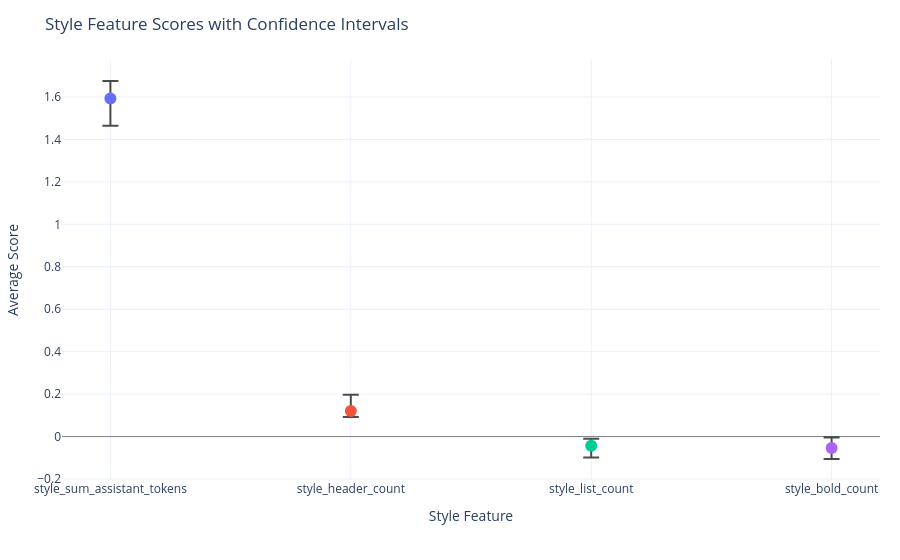

Notebook code cell kept with this figure:
### Markdown cell above
### Look at the impact of style

Now let's visualize the style feature scores with confidence intervals using our premade `plot_style_features` in `plotting_utils.py`.

### Code cell
# plot style feature coefficients
fig = plot_style_features(results_df_style_control, selected_models)
fig.show()

### Figure 1 — Plotly figure (JSON) as saved in the notebook; plotly's stock layout.template omitted (floating-point values rounded to 4 significant figures)
{"data": [{"error_y": {"array": [0.08265], "arrayminus": [0.1284], "color": "rgba(0,0,0,0.7)", "symmetric": false, "thickness": 2, "type": "data", "width": 8}, "hovertemplate": "<b>style_sum_assistant_tokens</b><br>Score: 1.593<br>95% CI: [1.464, 1.676]<br>Rank: -1", "marker": {"size": 12}, "mode": "markers", "name": "style_sum_assistant_tokens", "showlegend": false, "type": "scatter", "x": ["style_sum_assistant_tokens"], "y": [1.593]}, {"error_y": {"array": [0.07688], "arrayminus": [0.02866], "color": "rgba(0,0,0,0.7)", "symmetric": false, "thickness": 2, "type": "data", "width": 8}, "hovertemplate": "<b>style_header_count</b><br>Score: 0.120<br>95% CI: [0.092, 0.197]<br>Rank: -1", "marker": {"size": 12}, "mode": "markers", "name": "style_header_count", "showlegend": false, "type": "scatter", "x": ["style_header_count"], "y": [0.1204]}, {"error_y": {"array": [0.03288], "arrayminus": [0.05541], "color": "rgba(0,0,0,0.7)", "symmetric": false, "thickness": 2, "type": "data", "width": 8}, "hovertemplate": "<b>style_list_count</b><br>Score: -0.043<br>95% CI: [-0.098, -0.010]<br>Rank: -1", "marker": {"size": 12}, "mode": "markers", "name": "style_list_count", "showlegend": false, "type": "scatter", "x": ["style_list_count"], "y": [-0.04305]}, {"error_y": {"array": [0.05013], "arrayminus": [0.05163], "color": "rgba(0,0,0,0.7)", "symmetric": false, "thickness": 2, "type": "data", "width": 8}, "hovertemplate": "<b>style_bold_count</b><br>Score: -0.054<br>95% CI: [-0.106, -0.004]<br>Rank: -1", "marker": {"size": 12}, "mode": "markers", "name": "style_bold_count", "showlegend": false, "type": "scatter", "x": ["style_bold_count"], "y": [-0.05421]}], "layout": {"margin": {"b": 80, "l": 40, "r": 20, "t": 60}, "title": {"text": "Style Feature Scores with Confidence Intervals"}, "xaxis": {"tickmode": "array", "ticktext": ["style_sum_assistant_tokens", "style_header_count", "style_list_count", "style_bold_count"], "tickvals": ["style_sum_assistant_tokens", "style_header_count", "style_list_count", "style_bold_count"], "title": {"text": "Style Feature"}}, "yaxis": {"title": {"text": "Average Score"}, "zeroline": true, "zerolinecolor": "gray", "zerolinewidth": 1}}}
